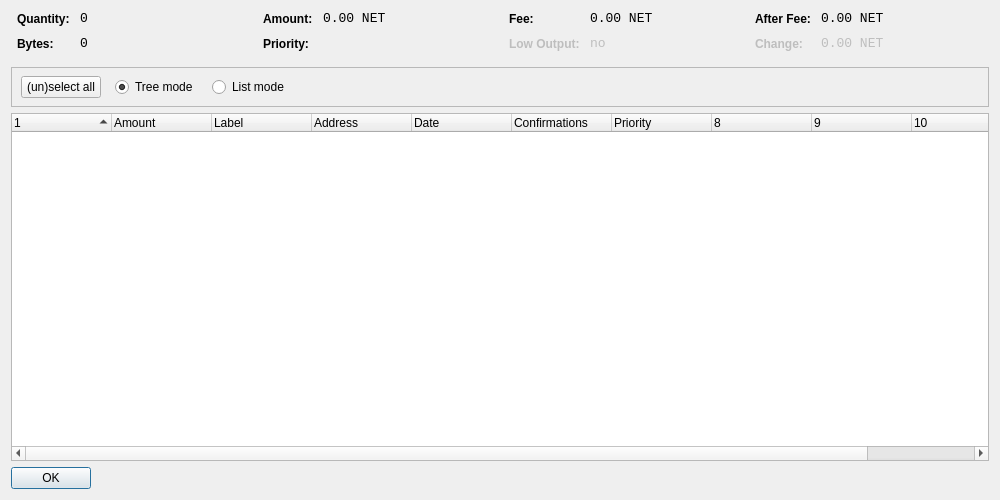
<?xml version="1.0" encoding="UTF-8"?>
<ui version="4.0">
 <class>CoinControlDialog</class>
 <widget class="QDialog" name="CoinControlDialog">
  <property name="geometry">
   <rect>
    <x>0</x>
    <y>0</y>
    <width>1000</width>
    <height>500</height>
   </rect>
  </property>
  <property name="windowTitle">
   <string>Coin Control</string>
  </property>
  <layout class="QVBoxLayout" name="verticalLayout">
   <item>
    <layout class="QHBoxLayout" name="horizontalLayoutTop" stretch="0,0,0,0">
     <property name="topMargin">
      <number>0</number>
     </property>
     <property name="bottomMargin">
      <number>10</number>
     </property>
     <item>
      <layout class="QFormLayout" name="formLayoutCoinControl1">
       <property name="horizontalSpacing">
        <number>10</number>
       </property>
       <property name="verticalSpacing">
        <number>10</number>
       </property>
       <property name="leftMargin">
        <number>6</number>
       </property>
       <property name="rightMargin">
        <number>6</number>
       </property>
       <item row="0" column="0">
        <widget class="QLabel" name="labelCoinControlQuantityText">
         <property name="styleSheet">
          <string notr="true">font-weight:bold;</string>
         </property>
         <property name="text">
          <string>Quantity:</string>
         </property>
        </widget>
       </item>
       <item row="0" column="1">
        <widget class="QLabel" name="labelCoinControlQuantity">
         <property name="font">
          <font>
           <family>Monospace</family>
           <pointsize>10</pointsize>
          </font>
         </property>
         <property name="cursor">
          <cursorShape>IBeamCursor</cursorShape>
         </property>
         <property name="contextMenuPolicy">
          <enum>Qt::ActionsContextMenu</enum>
         </property>
         <property name="text">
          <string notr="true">0</string>
         </property>
         <property name="textInteractionFlags">
          <set>Qt::LinksAccessibleByMouse|Qt::TextSelectableByKeyboard|Qt::TextSelectableByMouse</set>
         </property>
        </widget>
       </item>
       <item row="1" column="0">
        <widget class="QLabel" name="labelCoinControlBytesText">
         <property name="styleSheet">
          <string notr="true">font-weight:bold;</string>
         </property>
         <property name="text">
          <string>Bytes:</string>
         </property>
        </widget>
       </item>
       <item row="1" column="1">
        <widget class="QLabel" name="labelCoinControlBytes">
         <property name="font">
          <font>
           <family>Monospace</family>
           <pointsize>10</pointsize>
          </font>
         </property>
         <property name="cursor">
          <cursorShape>IBeamCursor</cursorShape>
         </property>
         <property name="contextMenuPolicy">
          <enum>Qt::ActionsContextMenu</enum>
         </property>
         <property name="text">
          <string notr="true">0</string>
         </property>
         <property name="textInteractionFlags">
          <set>Qt::LinksAccessibleByMouse|Qt::TextSelectableByKeyboard|Qt::TextSelectableByMouse</set>
         </property>
        </widget>
       </item>
      </layout>
     </item>
     <item>
      <layout class="QFormLayout" name="formLayoutCoinControl2">
       <property name="horizontalSpacing">
        <number>10</number>
       </property>
       <property name="verticalSpacing">
        <number>10</number>
       </property>
       <property name="leftMargin">
        <number>6</number>
       </property>
       <property name="rightMargin">
        <number>6</number>
       </property>
       <item row="0" column="0">
        <widget class="QLabel" name="labelCoinControlAmountText">
         <property name="styleSheet">
          <string notr="true">font-weight:bold;</string>
         </property>
         <property name="text">
          <string>Amount:</string>
         </property>
        </widget>
       </item>
       <item row="0" column="1">
        <widget class="QLabel" name="labelCoinControlAmount">
         <property name="font">
          <font>
           <family>Monospace</family>
           <pointsize>10</pointsize>
          </font>
         </property>
         <property name="cursor">
          <cursorShape>IBeamCursor</cursorShape>
         </property>
         <property name="contextMenuPolicy">
          <enum>Qt::ActionsContextMenu</enum>
         </property>
         <property name="text">
          <string notr="true">0.00 NET</string>
         </property>
         <property name="textInteractionFlags">
          <set>Qt::LinksAccessibleByMouse|Qt::TextSelectableByKeyboard|Qt::TextSelectableByMouse</set>
         </property>
        </widget>
       </item>
       <item row="1" column="0">
        <widget class="QLabel" name="labelCoinControlPriorityText">
         <property name="styleSheet">
          <string notr="true">font-weight:bold;</string>
         </property>
         <property name="text">
          <string>Priority:</string>
         </property>
        </widget>
       </item>
       <item row="1" column="1">
        <widget class="QLabel" name="labelCoinControlPriority">
         <property name="font">
          <font>
           <family>Monospace</family>
           <pointsize>10</pointsize>
          </font>
         </property>
         <property name="cursor">
          <cursorShape>IBeamCursor</cursorShape>
         </property>
         <property name="contextMenuPolicy">
          <enum>Qt::ActionsContextMenu</enum>
         </property>
         <property name="text">
          <string/>
         </property>
         <property name="textInteractionFlags">
          <set>Qt::LinksAccessibleByMouse|Qt::TextSelectableByKeyboard|Qt::TextSelectableByMouse</set>
         </property>
        </widget>
       </item>
      </layout>
     </item>
     <item>
      <layout class="QFormLayout" name="formLayoutCoinControl3">
       <property name="horizontalSpacing">
        <number>10</number>
       </property>
       <property name="verticalSpacing">
        <number>10</number>
       </property>
       <property name="leftMargin">
        <number>6</number>
       </property>
       <property name="rightMargin">
        <number>6</number>
       </property>
       <item row="0" column="0">
        <widget class="QLabel" name="labelCoinControlFeeText">
         <property name="styleSheet">
          <string notr="true">font-weight:bold;</string>
         </property>
         <property name="text">
          <string>Fee:</string>
         </property>
        </widget>
       </item>
       <item row="0" column="1">
        <widget class="QLabel" name="labelCoinControlFee">
         <property name="font">
          <font>
           <family>Monospace</family>
           <pointsize>10</pointsize>
          </font>
         </property>
         <property name="cursor">
          <cursorShape>IBeamCursor</cursorShape>
         </property>
         <property name="contextMenuPolicy">
          <enum>Qt::ActionsContextMenu</enum>
         </property>
         <property name="text">
          <string notr="true">0.00 NET</string>
         </property>
         <property name="textInteractionFlags">
          <set>Qt::LinksAccessibleByMouse|Qt::TextSelectableByKeyboard|Qt::TextSelectableByMouse</set>
         </property>
        </widget>
       </item>
       <item row="1" column="0">
        <widget class="QLabel" name="labelCoinControlLowOutputText">
         <property name="enabled">
          <bool>false</bool>
         </property>
         <property name="styleSheet">
          <string notr="true">font-weight:bold;</string>
         </property>
         <property name="text">
          <string>Low Output:</string>
         </property>
        </widget>
       </item>
       <item row="1" column="1">
        <widget class="QLabel" name="labelCoinControlLowOutput">
         <property name="enabled">
          <bool>false</bool>
         </property>
         <property name="font">
          <font>
           <family>Monospace</family>
           <pointsize>10</pointsize>
          </font>
         </property>
         <property name="cursor">
          <cursorShape>IBeamCursor</cursorShape>
         </property>
         <property name="contextMenuPolicy">
          <enum>Qt::ActionsContextMenu</enum>
         </property>
         <property name="text">
          <string notr="true">no</string>
         </property>
         <property name="textInteractionFlags">
          <set>Qt::LinksAccessibleByMouse|Qt::TextSelectableByKeyboard|Qt::TextSelectableByMouse</set>
         </property>
        </widget>
       </item>
      </layout>
     </item>
     <item>
      <layout class="QFormLayout" name="formLayoutCoinControl4">
       <property name="horizontalSpacing">
        <number>10</number>
       </property>
       <property name="verticalSpacing">
        <number>10</number>
       </property>
       <property name="leftMargin">
        <number>6</number>
       </property>
       <property name="rightMargin">
        <number>6</number>
       </property>
       <item row="0" column="0">
        <widget class="QLabel" name="labelCoinControlAfterFeeText">
         <property name="styleSheet">
          <string notr="true">font-weight:bold;</string>
         </property>
         <property name="text">
          <string>After Fee:</string>
         </property>
        </widget>
       </item>
       <item row="0" column="1">
        <widget class="QLabel" name="labelCoinControlAfterFee">
         <property name="font">
          <font>
           <family>Monospace</family>
           <pointsize>10</pointsize>
          </font>
         </property>
         <property name="cursor">
          <cursorShape>IBeamCursor</cursorShape>
         </property>
         <property name="contextMenuPolicy">
          <enum>Qt::ActionsContextMenu</enum>
         </property>
         <property name="text">
          <string notr="true">0.00 NET</string>
         </property>
         <property name="textInteractionFlags">
          <set>Qt::LinksAccessibleByMouse|Qt::TextSelectableByKeyboard|Qt::TextSelectableByMouse</set>
         </property>
        </widget>
       </item>
       <item row="1" column="0">
        <widget class="QLabel" name="labelCoinControlChangeText">
         <property name="enabled">
          <bool>false</bool>
         </property>
         <property name="styleSheet">
          <string notr="true">font-weight:bold;</string>
         </property>
         <property name="text">
          <string>Change:</string>
         </property>
        </widget>
       </item>
       <item row="1" column="1">
        <widget class="QLabel" name="labelCoinControlChange">
         <property name="enabled">
          <bool>false</bool>
         </property>
         <property name="font">
          <font>
           <family>Monospace</family>
           <pointsize>10</pointsize>
          </font>
         </property>
         <property name="cursor">
          <cursorShape>IBeamCursor</cursorShape>
         </property>
         <property name="contextMenuPolicy">
          <enum>Qt::ActionsContextMenu</enum>
         </property>
         <property name="text">
          <string notr="true">0.00 NET</string>
         </property>
         <property name="textInteractionFlags">
          <set>Qt::LinksAccessibleByMouse|Qt::TextSelectableByKeyboard|Qt::TextSelectableByMouse</set>
         </property>
        </widget>
       </item>
      </layout>
     </item>
    </layout>
   </item>
   <item>
    <widget class="QFrame" name="frame">
     <property name="minimumSize">
      <size>
       <width>0</width>
       <height>40</height>
      </size>
     </property>
     <property name="frameShape">
      <enum>QFrame::StyledPanel</enum>
     </property>
     <property name="frameShadow">
      <enum>QFrame::Sunken</enum>
     </property>
     <widget class="QWidget" name="horizontalLayoutWidget">
      <property name="geometry">
       <rect>
        <x>10</x>
        <y>0</y>
        <width>781</width>
        <height>41</height>
       </rect>
      </property>
      <layout class="QHBoxLayout" name="horizontalLayoutPanel" stretch="0,0,0,0,0">
       <property name="spacing">
        <number>14</number>
       </property>
       <item>
        <widget class="QPushButton" name="pushButtonSelectAll">
         <property name="sizePolicy">
          <sizepolicy hsizetype="Maximum" vsizetype="Fixed">
           <horstretch>0</horstretch>
           <verstretch>0</verstretch>
          </sizepolicy>
         </property>
         <property name="text">
          <string>(un)select all</string>
         </property>
        </widget>
       </item>
       <item>
        <widget class="QRadioButton" name="radioTreeMode">
         <property name="sizePolicy">
          <sizepolicy hsizetype="Maximum" vsizetype="Fixed">
           <horstretch>0</horstretch>
           <verstretch>0</verstretch>
          </sizepolicy>
         </property>
         <property name="text">
          <string>Tree mode</string>
         </property>
         <property name="checked">
          <bool>true</bool>
         </property>
        </widget>
       </item>
       <item>
        <widget class="QRadioButton" name="radioListMode">
         <property name="sizePolicy">
          <sizepolicy hsizetype="Maximum" vsizetype="Fixed">
           <horstretch>0</horstretch>
           <verstretch>0</verstretch>
          </sizepolicy>
         </property>
         <property name="text">
          <string>List mode</string>
         </property>
        </widget>
       </item>
       <item>
        <spacer name="horizontalSpacer">
         <property name="orientation">
          <enum>Qt::Horizontal</enum>
         </property>
         <property name="sizeHint" stdset="0">
          <size>
           <width>40</width>
           <height>20</height>
          </size>
         </property>
        </spacer>
       </item>
      </layout>
     </widget>
    </widget>
   </item>
   <item>
    <widget class="CoinControlTreeWidget" name="treeWidget">
     <property name="contextMenuPolicy">
      <enum>Qt::CustomContextMenu</enum>
     </property>
     <property name="sortingEnabled">
      <bool>false</bool>
     </property>
     <property name="columnCount">
      <number>11</number>
     </property>
     <attribute name="headerShowSortIndicator" stdset="0">
      <bool>true</bool>
     </attribute>
     <attribute name="headerStretchLastSection">
      <bool>false</bool>
     </attribute>
     <column>
      <property name="text">
       <string/>
      </property>
     </column>
     <column>
      <property name="text">
       <string>Amount</string>
      </property>
     </column>
     <column>
      <property name="text">
       <string>Label</string>
      </property>
     </column>
     <column>
      <property name="text">
       <string>Address</string>
      </property>
     </column>
     <column>
      <property name="text">
       <string>Date</string>
      </property>
     </column>
     <column>
      <property name="text">
       <string>Confirmations</string>
      </property>
      <property name="toolTip">
       <string>Confirmed</string>
      </property>
     </column>
     <column>
      <property name="text">
       <string>Priority</string>
      </property>
     </column>
     <column>
      <property name="text">
       <string/>
      </property>
     </column>
     <column>
      <property name="text">
       <string/>
      </property>
     </column>
     <column>
      <property name="text">
       <string/>
      </property>
     </column>
     <column>
      <property name="text">
       <string/>
      </property>
     </column>
    </widget>
   </item>
   <item>
    <widget class="QDialogButtonBox" name="buttonBox">
     <property name="sizePolicy">
      <sizepolicy hsizetype="Maximum" vsizetype="Fixed">
       <horstretch>0</horstretch>
       <verstretch>0</verstretch>
      </sizepolicy>
     </property>
     <property name="orientation">
      <enum>Qt::Horizontal</enum>
     </property>
     <property name="standardButtons">
      <set>QDialogButtonBox::Ok</set>
     </property>
    </widget>
   </item>
  </layout>
 </widget>
 <customwidgets>
  <customwidget>
   <class>CoinControlTreeWidget</class>
   <extends>QTreeWidget</extends>
   <header>coincontroltreewidget.h</header>
  </customwidget>
 </customwidgets>
 <resources/>
 <connections/>
</ui>
